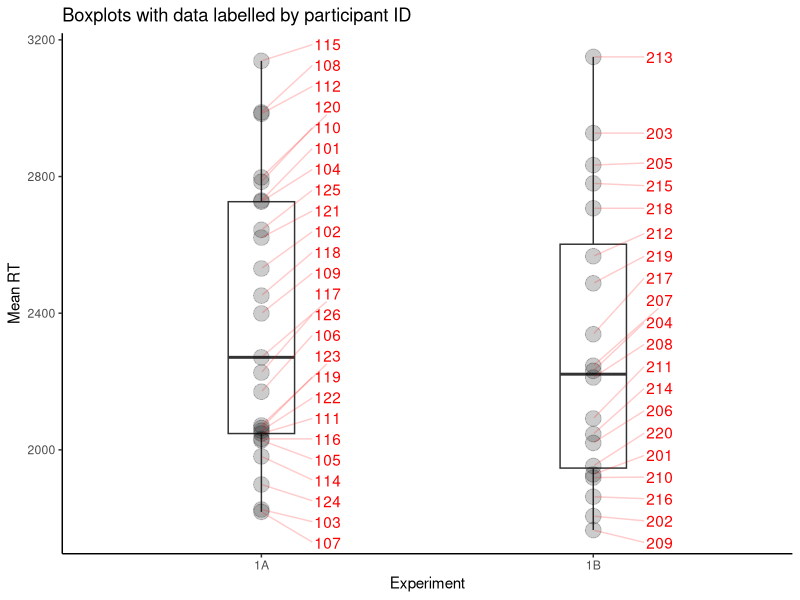

Generate this figure with R: (Note: this script raises an error after producing the figure.)
## ---- chunk 1
knitr::opts_chunk$set(echo = FALSE, include = FALSE)
date_compiled_title = c("PDF created on", date())
## ---- chunk 2
library(tidyverse)
library(broom)
library(kableExtra)
library(ggrepel)
library(afex)
library(BayesFactor)

theme_set(theme_classic())

setwd(dirname(rstudioapi::getActiveDocumentContext()$path)) # set wd to current file location

data <- read_csv("data_tidy_CCVR03.csv")

# split into main data and awareness phase
dataAw <- filter(data, phase == 2)
dataMain <- 
  filter(data, phase == 1) %>% 
  mutate(TT = if_else(set %in% c(1,2), "repeated", "random"), # recode set into 2 variables
         targ_depth = if_else(set %in% c(1,3), "near", "far"),
         epoch = ceiling(block/5)) %>% 
  select(sub_exp:phase, epoch, block:set, TT, targ_depth, everything())

# did anyone not finish the main task? (yes, one participant)
did_not_finish <- 
  dataMain %>% 
  group_by(subj) %>% 
  count() %>% 
  filter(n < 480)

# remove any participant that failed to finish the main task
dataMain <- dataMain %>% 
  filter(!subj %in% did_not_finish$subj)

## ---- chunk 3

# get demographic information from each participant
data_demog <- 
  dataMain %>% 
  group_by(subj) %>% 
  slice(1) %>% # take top row
  ungroup() %>% 
  select(subj,sub_exp, age,gender)

# create summary stats of gender, number of participants
demog_summary <- 
  data_demog %>% 
  group_by(sub_exp) %>% 
  summarise(n = n(),
            mean_age = mean(age),
            sd_age = sd(age),
            males = sum(gender=="M"),
            females = sum(gender=="F"),
            non_binary = sum(!gender %in% c("M", "F")))

# summary statistics of response patterns, by sub_exp
basic_resp_stats <- 
  dataMain %>%
  group_by(sub_exp,subj) %>%
  summarise(mean_RT = mean(RT),
            mean_Extra_Resp = mean(num_additional_Rs),
            perc_Rs_Over1 = sum(num_additional_Rs>0)/n(),
            perc_Rs_Over2 = sum(num_additional_Rs>1)/n()) %>% 
  group_by(sub_exp) %>% 
  summarise_all(list(mean = mean, sd = sd)) %>% # from participant summaries, compute sub exp. summary stats
  select(-contains("subj")) 

# create table from those summary statistics
table_basic_resp_stats <- 
  basic_resp_stats %>% 
  pivot_longer(cols = mean_RT_mean:perc_Rs_Over2_sd, names_to = "stat") %>% 
  kable(digits = 2) %>% 
  kable_styling(latex_options = "hold_position", position = "left")

# what was the distribution of responses by experiment?
dataMain %>% 
  filter(pattern %in% c(2,4)) %>% 
  group_by(sub_exp, num_additional_Rs) %>%
  summarise(n_trials = n(),
            mean_RT = mean(RT)) %>% 
  mutate(prop = n_trials/sum(n_trials)) %>% 
  filter(num_additional_Rs<10)
# this analysis isn't reported, but most common was for trials to have 0 (registered response first time), 1, or 2 additional spacebar responses


data %>%
  group_by(sub_exp,subj) %>% 
  summarise(numTOs = sum(RT>10000)) %>% 
  view()

# filter trials with more than 2 responses (num additional Rs > 1), timeouts,
# and outlier RTs  
data <- 
  dataMain %>% 
  filter(num_additional_Rs<=1, dist_to_T>=0) %>%  # too many responses and timeouts
  group_by(subj) %>% 
  mutate(zRT = scale(RT)) %>% 
  filter(between(zRT,-2.5,2.5)) %>% 
  ungroup() 

# what percentage of trials were removed for each participant?
perc_removed <- 
  data %>%
  group_by(subj) %>% 
  summarise(perc = (1 - (n()/480))*100)

# compute normalised RT (norm_RT), for calculating w/s error bars (i.e., Cosin)
data <- 
  data %>% 
  group_by(subj) %>% # within each experiment, and each subject
  summarise(sub_MeanRT = mean(RT)) %>% # calculate the mean RT for the subject
  mutate(sample_MeanRT = mean(sub_MeanRT)) %>% # the overall mean RT for the sample in that experiment
  ungroup() %>% # ungroup the data, to allow for removal of variable
  left_join(data, by = "subj") %>% # join to the original data frame
  mutate(norm_RT = RT - sub_MeanRT + sample_MeanRT) %>% # compute the normalised RT, from the RT, subject mean and sample mean
  select(sub_exp, subj, age:RT, norm_RT, everything(), -sub_MeanRT, -sample_MeanRT)
  
## ---- chunk 4

# Is anyone an outlier in terms of mean RT? 
overall_RT_Means <- 
  data %>% 
  group_by(sub_exp, subj) %>% 
  summarise(meanRT = mean(RT)) %>% 
  mutate(z_meanRT = scale(meanRT)) 

overall_RT_Means %>% 
  filter(!between(z_meanRT, -2.5, 2.5)) # no Ps detected

# Is anyone an outlier in terms of percent removed?
perc_removed <- 
  perc_removed %>% 
  mutate(z_perc = scale(perc))

outlier_perc_removed <- 
  perc_removed %>% 
  filter(!between(z_perc, -2.5, 2.5)) %>%  # one P detected
  pull(subj)

# remove the outlier participant from the sample
data <- filter(data,!subj %in% outlier_perc_removed)

## ---- chunk 5

# plot the boxplots of RT by sub-experiment
RT_boxplot <-
  overall_RT_Means %>% 
  ggplot(aes(x = sub_exp, y = meanRT))+
  geom_boxplot(width = .2) +
  geom_point(size = 5, 
             alpha = .2) +
  geom_text_repel(aes(label = subj), 
                  direction = 'y', 
                  nudge_x = .2, 
                  segment.colour = "red", 
                  colour = "red", 
                  segment.alpha = .2) +
  labs(title = "Boxplots with data labelled by participant ID",
       y = "Mean RT",
       x = "Experiment")

## ---- chunk 6

data_RT_ANOVA_sub_exp <- 
  data %>% 
  group_by(sub_exp, subj, TT, targ_depth, epoch) %>% 
  summarise(meanRT = mean(RT))

# full 4-way ANOVA
data_RT_ANOVA_sub_exp %>% 
  aov_car(meanRT ~ Error(subj/(TT*targ_depth*epoch)) + sub_exp, data = .)

# ANOVA for 1A
data_RT_ANOVA_sub_exp %>% 
  filter(sub_exp == "1A") %>% 
  aov_car(meanRT ~ Error(subj/(TT*targ_depth*epoch)), data = .)

# ANOVA for 1B
data_RT_ANOVA_sub_exp %>% 
  filter(sub_exp == "1B") %>% 
  aov_car(meanRT ~ Error(subj/(TT*targ_depth*epoch)), data = .)

# Bayesian ANOVA
data_RT_ANOVA_sub_exp <- 
  data_RT_ANOVA_sub_exp %>% 
  as_tibble() %>% 
  mutate(across(c(sub_exp,TT,targ_depth,epoch), as.factor))

anovaBF(formula = meanRT ~ TT*targ_depth*epoch*sub_exp + subj,
        whichRandom = "subj",
        data = data_RT_ANOVA_sub_exp)


# exploring the difficulty of target detection at different depths

# how many trials contributed to the analysis by target depth

data %>% 
  group_by(sub_exp, subj, targ_depth) %>% 
  summarise(prop = n()/240) %>% 
  group_by(sub_exp,targ_depth) %>% 
  summarise(meanProp = mean(prop))

# clearly a difference in 1A but not in 1B

# any unusual participants?

depth_difficulty_effect <- 
  data %>% 
  group_by(sub_exp, subj, targ_depth) %>% 
  summarise(prop = n()/240) %>%
  pivot_wider(names_from = targ_depth, values_from = prop) %>% 
  mutate(discrepancy = near-far) 


depth_difficulty_effect %>% 
  ggplot(aes(discrepancy, colour = sub_exp)) +
  geom_density()

# it looks like participants in 1A had a much more difficult time with far targets

# remove those with large discrepancy
depth_difficulty_effect %>% 
  filter(!between(discrepancy,-.15,.15)) %>% 
  pull(subj)

## ---- chunk 7
# main analysis of RT

# convert TT and targ_depth to factors and set level order
data <-  
  data %>% 
  mutate(TT = factor(TT, levels = c("repeated", "random")),
         targ_depth = factor(targ_depth, levels = c("near", "far")))

legendLBLs <- c("Near-T-Repeated", "Near-T-Random", "Far-T-Repeated", "Far-T-Random")

# main RT figure
RT_avgs_figure <- 
  data %>% 
  filter(sub_exp == "1B") %>% 
  group_by(TT, targ_depth, epoch) %>% 
  summarise(meanRT = mean(RT), 
            SE = sd(norm_RT)/sqrt(n())) %>% 
  ggplot(aes(x = epoch, y = meanRT, group = interaction(TT, targ_depth))) +
  geom_line() +
  geom_errorbar(aes(ymin = meanRT-SE, ymax = meanRT+SE), width = 0.1)+
  geom_point(aes(fill = interaction(TT, targ_depth), shape = interaction(TT, targ_depth)), size = 3) +
  scale_y_continuous(limits = c(1600, 3000), breaks = seq(1600,3000,200)) +
  scale_x_continuous(breaks = 1:6) +
  scale_fill_manual(name  ="",
                    labels = legendLBLs,
                    values = c("black", "white", "black", "white")) +
  scale_shape_manual(name = "",
                     labels = legendLBLs,
                     values = c(21,21,22,22))

RT_avgs_figure # print figure
## ---- chunk 8
# save data for statistical analysis
data_RT_ANOVA <- 
  data %>% 
  group_by(subj, epoch, TT, targ_depth) %>% 
  summarise(meanRT = mean(RT))

# show ANOVA table here
data_RT_ANOVA %>% 
  aov_car(meanRT ~ Error(subj/(TT*targ_depth*epoch)), data = .)

# output to check in JASP
data_RT_ANOVA %>% 
  pivot_wider(names_from = c("epoch", "TT", "targ_depth"), values_from = meanRT) %>% 
  write_csv("jasp.csv")


# calculate a CC effect for each target depth
CC_effect <- 
  data %>% 
  group_by(TT, targ_depth) %>% 
  summarise(meanRT = mean(RT)) %>% 
  pivot_wider(names_from = TT, values_from = meanRT) %>% 
  mutate(avgRT = rowMeans(select(.,random,repeated)),
         CCeffect = random - repeated)
## ---- chunk 9
# create new variables with experiment specific names

CCVR03_demog_summary = demog_summary
CCVR03_basic_resp_stats = basic_resp_stats
CCVR03_perc_removed = perc_removed
CCVR03_overall_RT_Means = overall_RT_Means
CCVR03_RT_avgs_figure = RT_avgs_figure
CCVR03_data_RT_ANOVA = data_RT_ANOVA
CCVR03_CC_effect = CC_effect

save(CCVR03_demog_summary,
     CCVR03_basic_resp_stats,
     CCVR03_perc_removed,
     CCVR03_overall_RT_Means,
     CCVR03_RT_avgs_figure,
     CCVR03_data_RT_ANOVA,
     CCVR03_CC_effect,
     file = "../../CCVR_ms_1/CCVR03_export.Rdata")
